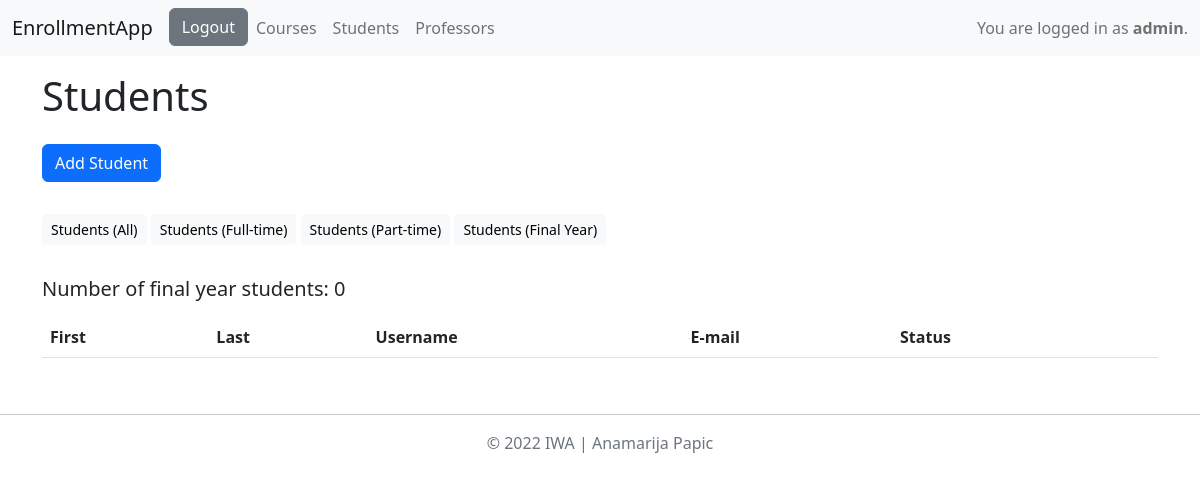
/students_final_year/ (signed in), run on an earlier commit of the app's database.
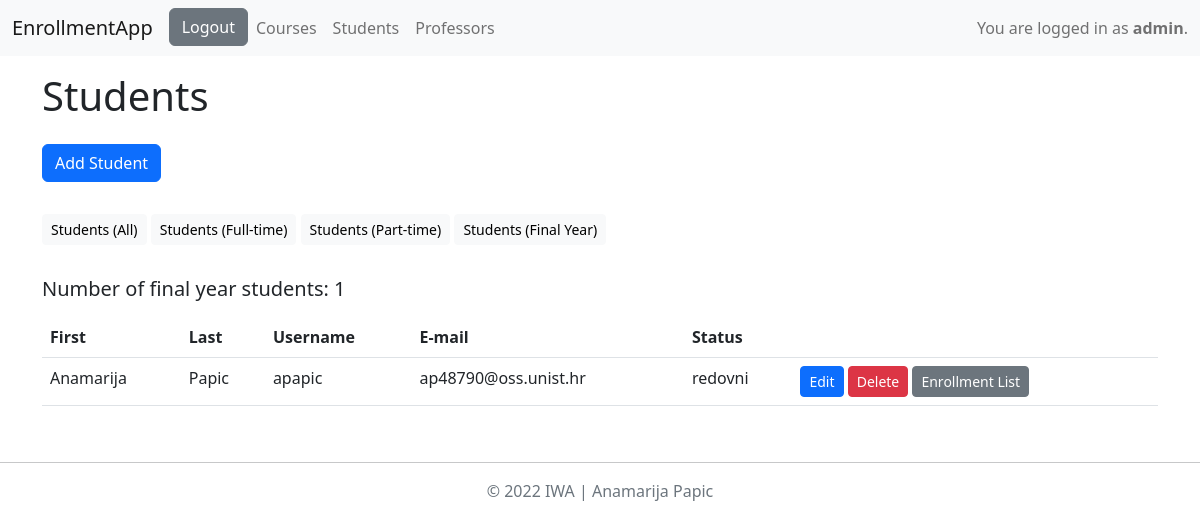
And on a later commit of the database.
### app/models.py (models this page shows)
class MyUser(AbstractUser):
    STATUS = (('none', 'None'), ('redovni', 'redovni student'), ('izvanredni', 'izvanredni student'))
    role = models.ForeignKey(Role, on_delete=models.SET_NULL, null=True)
    status = models.CharField(max_length=20, choices=STATUS)

### app/decorators.py (the view)
    def wrap(*args, **kwargs):
        if args[0].user.role.role == Role.ADMIN:
            return function(*args, **kwargs)
        else:
            return redirect('login')

### app/templates/students_final_year.html (shortened to what this page needs)
{% extends 'base.html' %}
{% block students_final_year %}
<h1> Students </h1>
{% if request.user.is_superuser %}
    <a href="{% url 'add_user' 'STUDENT' %}" class="btn btn-primary my-3" role="button">Add Student</a>
    <br/>
    <a href="{% url 'all_students' %}" class="btn btn-sm btn-light my-3" role="button">Students (All)</a>
    <a href="{% url 'students_ft' %}" class="btn btn-sm btn-light my-3" role="button">Students (Full-time)</a>
    <a href="{% url 'students_pt' %}" class="btn btn-sm btn-light my-3" role="button">Students (Part-time)</a>
    <a href="{% url 'students_final_year' %}" class="btn btn-sm btn-light my-3" role="button">Students (Final Year)</a>
{% endif %}
<h5 class="my-3">Number of final year students: {{number}}</h5>
<table class="table">
    <thead>
        <tr>
            <th scope="col">First</th>
            <th scope="col">Last</th>
            <th scope="col">Username</th>
            <th scope="col">E-mail</th>
            <th scope="col">Status</th>
            <th scope="col"></th>
        </tr>
    </thead>
    <tbody>
        {% for student in students %}
            <tr>
                <td>{{student.first_name}}</td>
                <td>{{student.last_name}}</td>
                <td>{{student.username}}</td>
                <td>{{student.email}}</td>
                <td>{{student.status}}</td>
                <td>
                    {% if request.user.is_superuser %}
                        <a href="{% url 'edit_user' student.id %}" class="btn btn-sm btn-primary" role="button">Edit</a>
                        <button type="button" class="btn btn-sm btn-danger" data-bs-toggle="modal" data-bs-target="#deleteModal{{student.id}}">
                            Delete
                        </button>
                        <a href="{% url 'enrollment_list' student.id %}" class="btn btn-sm btn-secondary" role="button">Enrollment List</a>
                    {% endif %}
                </td>
            </tr>
        {% endfor %}
    </tbody>
</table>
{% endblock %}

What changed in the data, as far as the page shows it:
now on this page (row edited): MyUser: first_name "Anamarija", last_name "Papic", username "apapic", email "ap48790@oss.unist.hr", status "redovni"
Also different on the page:
{{ number }}: "0" → "1"
